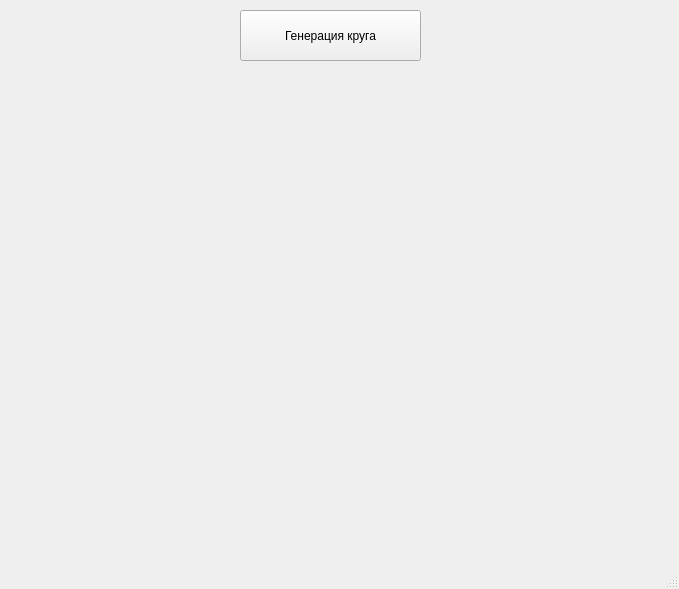
<?xml version="1.0" encoding="UTF-8"?>
<ui version="4.0">
 <class>MainWindow</class>
 <widget class="QMainWindow" name="MainWindow">
  <property name="geometry">
   <rect>
    <x>0</x>
    <y>0</y>
    <width>679</width>
    <height>589</height>
   </rect>
  </property>
  <property name="windowTitle">
   <string>MainWindow</string>
  </property>
  <widget class="QWidget" name="centralwidget">
   <widget class="QPushButton" name="pushButton">
    <property name="geometry">
     <rect>
      <x>240</x>
      <y>10</y>
      <width>181</width>
      <height>51</height>
     </rect>
    </property>
    <property name="styleSheet">
     <string notr="true">font: 75 12pt &quot;MS Shell Dlg 2&quot;;</string>
    </property>
    <property name="text">
     <string>Генерация круга</string>
    </property>
   </widget>
  </widget>
  <widget class="QMenuBar" name="menubar">
   <property name="geometry">
    <rect>
     <x>0</x>
     <y>0</y>
     <width>679</width>
     <height>21</height>
    </rect>
   </property>
  </widget>
  <widget class="QStatusBar" name="statusbar"/>
 </widget>
 <resources/>
 <connections/>
</ui>
